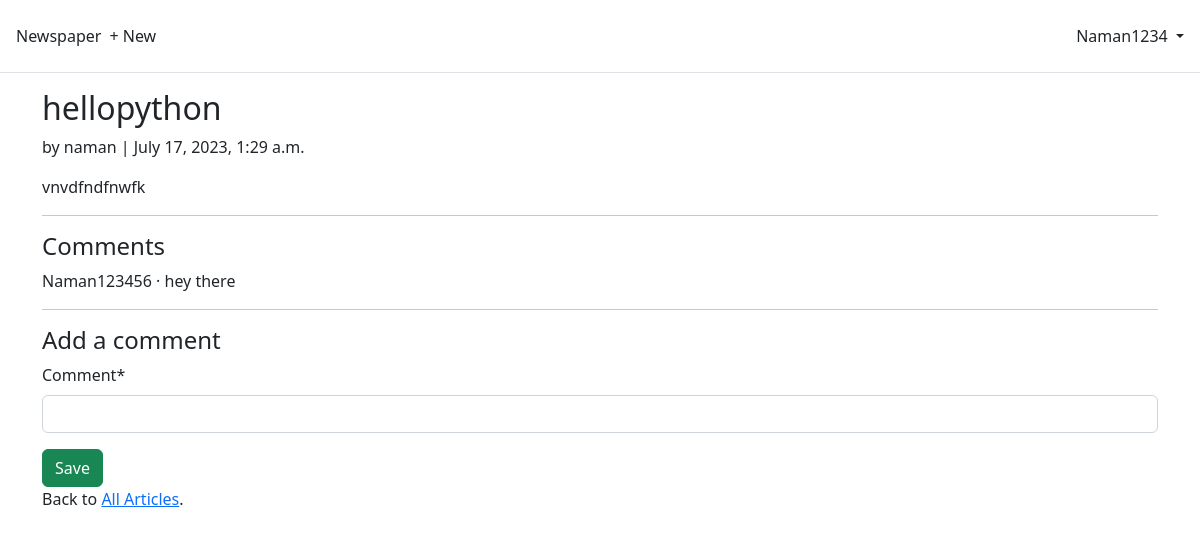
The page /articles/2/ (signed in) on the database its author committed.
### accounts/models.py (models this page shows)
class CustomUser(AbstractUser):
    age = models.PositiveIntegerField(null=True, blank=True)

### articles/models.py (models this page shows, shortened)
class Article(models.Model):
    title = models.CharField(max_length=255)
    body = models.TextField()
    date = models.DateTimeField(auto_now_add=True)
    author = models.ForeignKey(
        settings.AUTH_USER_MODEL,
        on_delete=models.CASCADE,
    )

class Comment(models.Model):  # new
    article = models.ForeignKey(Article, on_delete=models.CASCADE)
    comment = models.CharField(max_length=140)
    author = models.ForeignKey(
        settings.AUTH_USER_MODEL,
        on_delete=models.CASCADE,
    )
    def __str__(self):
        return self.comment

### articles/views.py (the view, shortened to what this page needs)
# urls.py: path("<int:pk>/", ArticleDetailView.as_view(), name="article_detail"),
class ArticleDetailView(LoginRequiredMixin, View):  # new
    def get(self, request, *args, **kwargs):
        view = CommentGet.as_view()
        return view(request, *args, **kwargs)

### articles/forms.py
class CommentForm(forms.ModelForm):
    class Meta:
        model = Comment
        fields = ("comment",)

### articles/views.py (called while the page is built)
    def get_context_data(self, **kwargs):
        context = super().get_context_data(**kwargs)
        context["form"] = CommentForm()
        return context

### templates/article_detail.html (shortened to what this page needs)
{% extends "base.html" %}
{% load crispy_forms_tags %}
{% block content %}
<div class="article-entry">
  <h2>{{ object.title }}</h2>
  <p>by {{ object.author }} | {{ object.date }}</p>
  <p>{{ object.body }}</p>
</div>
<hr>
<h4>Comments</h4>
{% for comment in article.comment_set.all %}
<p>{{ comment.author }} &middot; {{ comment }}</p>
{% endfor %}
<hr>
<h4>Add a comment</h4>
<form action="" method="post">{% csrf_token %}
  {{ form|crispy }}
  <button class="btn btn-success ml-2" type="submit">Save</button>
</form>
<div>
  <p>Back to <a href="{% url 'article_list' %}">All Articles</a>.</p>
</div>
{% endblock content %}

### templates/base.html (shortened to what this page needs)
<!DOCTYPE html>
<html>
<head>
  <link href="https://cdn.jsdelivr.net/npm/bootstrap@5.2.3/dist/css/bootstrap.min.css" rel="stylesheet"
>
</head>
<body>
  <header class="p-3 mb-3 border-bottom">
    <div class="d-flex flex-wrap align-items-center justify-content-center
        justify-content-lg-start">
      <a class="navbar-brand" href="{% url 'home' %}">Newspaper</a>
      <ul class="nav col-12 col-lg-auto me-lg-auto mb-2 justify-content-center
          mb-md-0">
        {% if user.is_authenticated %}
        <li><a href="{% url 'article_new' %}" class="nav-link px-2 link-dark">+ New</a></li>
      </ul>
      <div class="dropdown text-end">
        <a href="#" class="d-block link-dark text-decoration-none dropdown-toggle" id="dropdownUser1"
          data-bs-toggle="dropdown" aria-expanded="false">
          {{ user.username }}
        </a>
      </div>
      {% endif %}
    </div>
  </header>
  <main>
    <div class="container">
      {% block content %}
      {% endblock content %}
    </div>
  </main>
</body>
</html>

### rows shown on the page
CustomUser: username "Naman1234"
Article: title "hellopython", author "naman", date "July 17, 2023, 1:29 a.m.", body "vnvdfndfnwfk"
Comment: author "Naman123456", comment "hey there"
